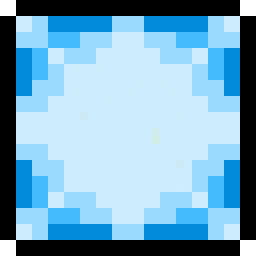
#> input picture Buffs/NullBuffBackGround.png, 32 x 32 px (shown 8 times larger)
$ python GenerateMoonDewElixirBuff.py
#> lines starting #> are read from the running program, lines starting #| are printed output that depends on the picture
### Tools/BuffIcons/buff_icon.py
"""buff 图标公共流程：内容层透明底绘制，预览与正式写入都合成到统一 buff 背景上。

游戏里不另叠背景，正式 PNG 必须是合成后的成图。
"""
from pathlib import Path
from PIL import Image

HERE = Path(__file__).resolve().parent
ROOT = HERE.parents[1]
OUTPUT = HERE / 'output'
BACKGROUND = ROOT / 'Buffs/NullBuffBackGround.png'
SIZE = 32


def outline(cells, key='O'):
    """四邻域外扩一像素描边。"""
    out = dict(cells)
    for (x, y) in cells:
        for ddx, ddy in ((1, 0), (-1, 0), (0, 1), (0, -1)):
            p = (x + ddx, y + ddy)
            if p not in cells and 0 <= p[0] < SIZE and 0 <= p[1] < SIZE:
                out[p] = key
    return out


def to_image(cells, palette):
    im = Image.new('RGBA', (SIZE, SIZE))
#> im: PIL image 32x32 RGBA; every value is 0
    for (x, y), k in cells.items():
        im.putpixel((x, y), Image.new('RGB', (1, 1), palette[k]).getpixel((0, 0)) + (255,))
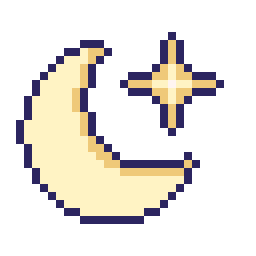
#> im: PIL image 32x32 RGBA (shown 8 times larger); mean R, G, B, A 58.4, 53.8, 47.6, 79.2; transparent parts drawn white
#> in variant_d, `moon = crescent(13.0, 17.5, 9.0, 4.6, -3.4, 7.6)`: moon = 129 items
#> the loop in to_image (call 2), `for (x, y), k in cells.items():` made 280 passes
#> (x, y, k) on passes 1 to 3: (9, 9, 'O'), (10, 9, 'G'), (11, 9, 'G')
#> after the loop in to_image (call 2), `for (x, y), k in cells.items():`:
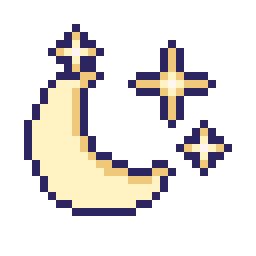
#> im: PIL image 32x32 RGBA (shown 8 times larger); mean R, G, B, A 45.7, 41.8, 39.3, 69.7; transparent parts drawn white
#> the loop in run, `for k, im in images.items():` made 2 passes
#> k on passes 1 to 2: 'C', 'D'
#> in review, `w = len(images) * (SIZE * scale + pad) + pad`: w = 548
#> in review, `sheet = Image.new('RGBA', (w, h), (58, 58, 70, 255))`:
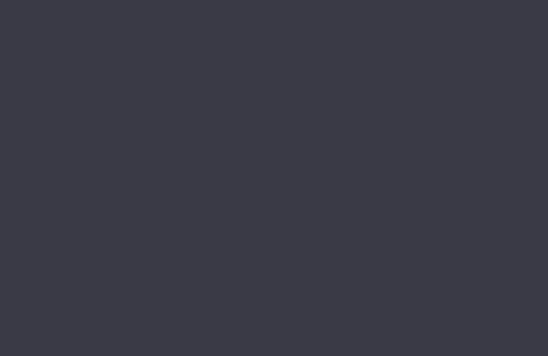
#> sheet: PIL image 548x356 RGBA; mean R, G, B, A 58, 58, 70, 255
    return im


def composite(im):
    comp = Image.open(BACKGROUND).convert('RGBA')
#> comp is the input picture: PIL image 32x32 RGBA; mean R, G, B, A 115.8, 163.7, 190.4, 251
    comp.alpha_composite(im)
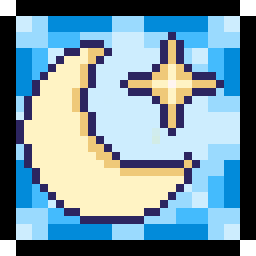
#> comp: PIL image 32x32 RGBA (shown 8 times larger); mean R, G, B, A 116.2, 146.1, 159.2, 251; transparent parts drawn white
    return comp


def review(images, scale=8):
    pad = 12
    w = len(images) * (SIZE * scale + pad) + pad
    h = SIZE * scale + SIZE * 2 + pad * 3
    sheet = Image.new('RGBA', (w, h), (58, 58, 70, 255))
    for i, im in enumerate(images.values()):
        comp = composite(im)
        x = pad + i * (SIZE * scale + pad)
#> x = 12
        sheet.paste(comp.resize((SIZE * scale,) * 2, Image.NEAREST), (x, pad))
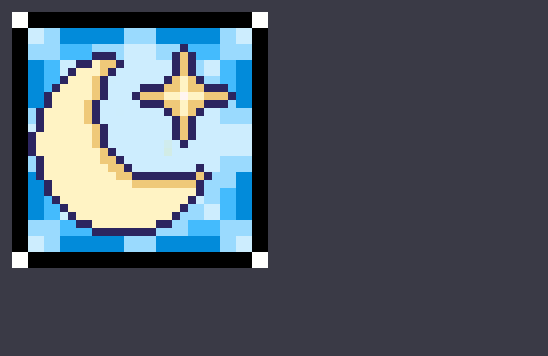
#> sheet: PIL image 548x356 RGBA; mean R, G, B, A 77.5, 87.6, 100, 253.7; transparent parts drawn white
        sheet.paste(comp, (x, SIZE * scale + pad * 2))
        sheet.paste(comp.resize((SIZE * 2,) * 2, Image.NEAREST), (x + SIZE + pad, SIZE * scale + pad * 2))
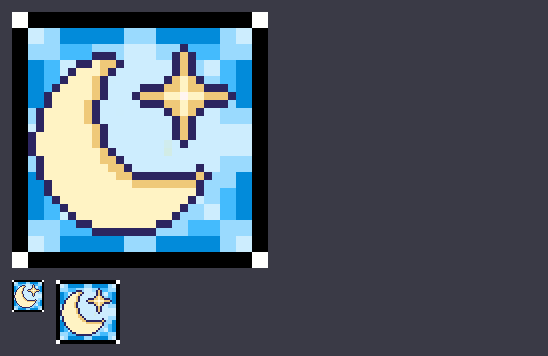
#> sheet: PIL image 548x356 RGBA; mean R, G, B, A 79.1, 89.9, 102.3, 253.6; transparent parts drawn white
    return sheet


def run(name, images, target):
    """默认只输出预览；--apply <方案> 把该方案合成背景后写入 target。"""
    import argparse
    ap = argparse.ArgumentParser()
    ap.add_argument('--apply', metavar='VARIANT', help='把选定方案合成背景后写入正式贴图')
    args = ap.parse_args()
    OUTPUT.mkdir(exist_ok=True)
    for k, im in images.items():
        im.save(OUTPUT / f'{name}_{k}.png')
    review(images).save(OUTPUT / f'{name}-review.png')
    if args.apply:
        composite(images[args.apply]).save(target)
        print('wrote', target)

### Tools/BuffIcons/GenerateMoonDewElixirBuff.py
"""月露合剂 buff 图标：金色月牙与四芒星。

Python + Pillow。月牙是两圆相减，四芒星是内凹超椭圆，逐像素中心采样后统一加深紫外描边；
配色取自月露合剂物品像素图。不做抗锯齿。预览与 --apply 写入流程见 buff_icon.py。
"""
import math
from buff_icon import ROOT, SIZE, outline, run, to_image

TARGET = ROOT / 'ElainaModAlchemy/Buffs/MoonDewElixirBuff.png'

PALETTE = {
    'O': '#2c2560',  # 外描边：瓶内最深紫
    'C': '#fff3c4',  # 亮面
    'G': '#efc979',  # 暗面
    'W': '#fff5f1',  # 星心高光
}


def crescent(cx, cy, r, ox, oy, r2):
    """两圆相减的月牙；靠缺口一侧为暗面。"""
    cells = {}
    for y in range(SIZE):
        for x in range(SIZE):
            px, py = x + 0.5, y + 0.5
            d1 = math.hypot(px - cx, py - cy)
            d2 = math.hypot(px - cx - ox, py - cy - oy)
            if d1 <= r and d2 > r2:
                cells[(x, y)] = 'G' if d2 < r2 + 1.0 else 'C'
    return cells


def star(cx, cy, r, p=0.55):
    """四芒星：|dx|^p + |dy|^p <= r^p，p<1 时四边内凹；芒尖暗、中心亮。

    中心须在像素中心（x.5），否则 1 像素宽的芒臂采样不到，会塌成圆点。
    """
    cells = {}
    for y in range(SIZE):
        for x in range(SIZE):
            dx, dy = abs(x + 0.5 - cx), abs(y + 0.5 - cy)
            k = (dx ** p + dy ** p) / r ** p
            if k <= 1.0:
                cells[(x, y)] = 'W' if max(dx, dy) < 0.6 else 'C' if k < 0.62 else 'G'
    return cells


def merge(*layers):
    """各层先各自描边再按顺序叠放，后层盖住前层的描边。"""
    cells = {}
    for layer in layers:
        cells.update(outline(layer))
    return cells


def variant_c():
    """一弯大月牙抱一颗大四芒星。"""
    moon = crescent(14.0, 16.5, 10.6, 5.2, -4.0, 8.9)
    return to_image(merge(moon, star(21.5, 10.5, 5.6)), PALETTE)


def variant_d():
    """月牙稍小，配一大两小三颗星。"""
    moon = crescent(13.0, 17.5, 9.0, 4.6, -3.4, 7.6)
    return to_image(merge(moon, star(21.5, 10.5, 4.6), star(25.5, 18.5, 2.6), star(9.5, 6.5, 2.6)), PALETTE)


if __name__ == '__main__':
    run('MoonDewElixirBuff', {'C': variant_c(), 'D': variant_d()}, TARGET)
